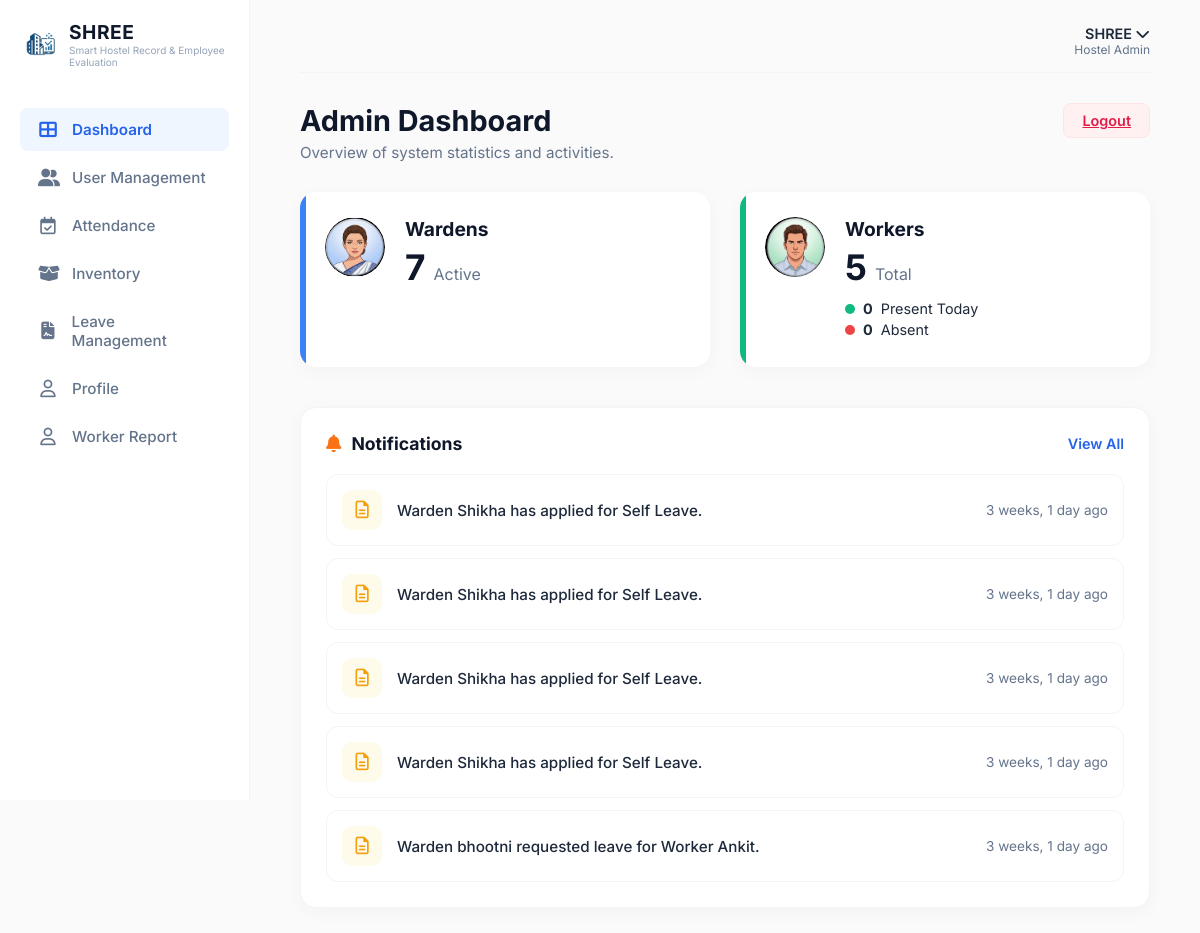
/Shree-admin/dashboard/ (signed in), run on an earlier commit of the app's database.
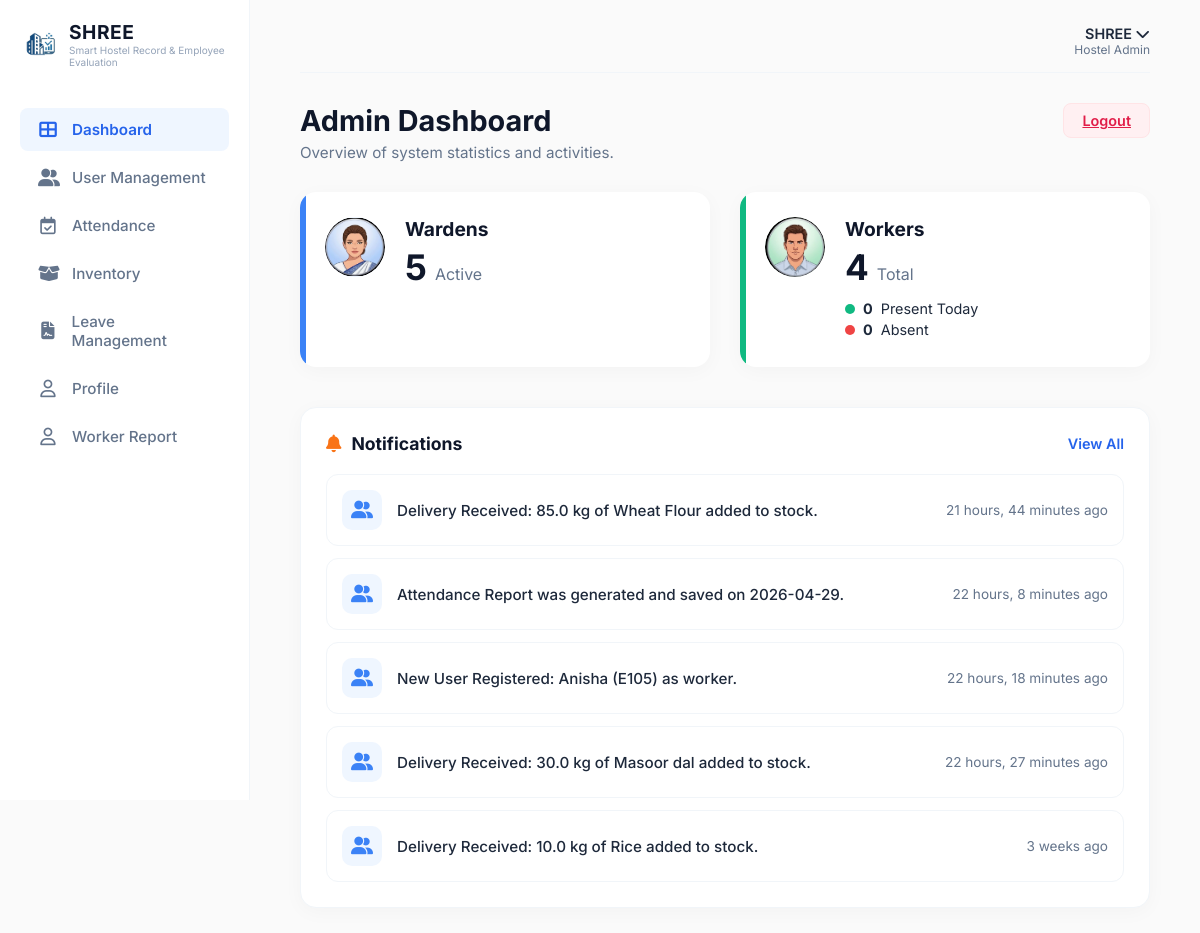
And on a later commit of the database.
### accounts/models.py (models this page shows, shortened)
class Notification(models.Model):
    TYPE_CHOICES = (
        ('alert', 'Alert / Absent'),
        ('leave', 'Leave Status'),
        ('user', 'New User Registration'),
        ('finance', 'Salary / Finance'),
    )
    recipient = models.ForeignKey(User, on_delete=models.CASCADE, related_name='notifications', null=True, blank=True)
    message = models.CharField(max_length=255)
    noti_type = models.CharField(max_length=20, choices=TYPE_CHOICES, default='user')
    created_at = models.DateTimeField(auto_now_add=True)
    is_read = models.BooleanField(default=False)

### Shree1/views.py (the view)
# urls.py: path('Shree-admin/dashboard/', views.admin_dashboard, name='admin_dashboard'),
@login_required
@never_cache
def admin_dashboard(request):
    warden_count = UniversityID.objects.filter(role__iexact='warden').count()
    worker_count = UniversityID.objects.filter(role__iexact='worker').count()
    today = timezone.now().date()
    present_workers = Attendance.objects.filter(date=today, status__iexact='Present').count()
    absent_workers = Attendance.objects.filter(date=today, status__iexact='Absent').count()
    recent_notifications = Notification.objects.filter(
        recipient=request.user
    ).order_by('-created_at')[:5]
    context = {
        'admin_name': request.user.username if request.user.is_authenticated else 'Admin',
        'warden_count': warden_count,
        'worker_count': worker_count,
        'present_workers': present_workers,
        'absent_workers': absent_workers,
        'recent_notifications': recent_notifications,
    }
    return render(request, 'Shree1/dashboardAdmin.html', context)

### templates/Shree1/dashboardAdmin.html (shortened to what the changed rows need)
{% load static %}
<!doctype html>
<html lang="en">
  <head>
    <link
      rel="stylesheet"
      href="{% static 'Shree1/css/dashboardAdmin.css' %}"
    />
    <link
      rel="stylesheet"
      href="https://cdnjs.cloudflare.com/ajax/libs/font-awesome/6.4.0/css/all.min.css"
    />
  </head>
  <body>
    <div class="container">
      <aside class="sidebar">
        <div class="logo-section">
          <div>
            <h2 class="logo-name">SHREE</h2>
          </div>
        </div>
      </aside>
      <main class="main-content">
        <div class="dashboard-header-row">
          <div class="intro-text">
            <h1>Admin Dashboard</h1>
          </div>
        </div>
        <div class="main-stats-grid">
          <div class="big-stat-card border-blue">
            <div class="card-content">
              <div class="stat-details">
                <div class="count-row">
                  <h2>{{ warden_count|default:"0" }}</h2>
                  <span>Active</span>
                </div>
              </div>
            </div>
          </div>
          <div class="big-stat-card border-green">
            <div class="card-content">
              <div class="stat-details">
                <div class="count-row">
                  <h2>{{ worker_count|default:"0" }}</h2>
                  <span>Total</span>
                </div>
              </div>
            </div>
          </div>
        </div>
        <div class="notifications-panel">
          <div class="notification-list">
            {% for note in recent_notifications %}
            <div class="noti-item">
              {% if note.noti_type == 'alert' %}
              <div class="noti-icon bg-red-light text-red">
                <i class="fa-solid fa-briefcase"></i>
              </div>
              {% elif note.noti_type == 'leave' %}
              <div class="noti-icon bg-yellow-light text-yellow">
                <i class="fa-regular fa-file-lines"></i>
              </div>
              {% elif note.noti_type == 'finance' %}
              <div class="noti-icon bg-green-light text-green">
                <i class="fa-solid fa-indian-rupee-sign"></i>
              </div>
              {% else %}
              <div class="noti-icon bg-blue-light text-blue">
                <i class="fa-solid fa-user-group"></i>
              </div>
              {% endif %}
              <p class="noti-text">{{ note.message }}</p>
              <span class="noti-time">{{ note.created_at|timesince }} ago</span>
            </div>
            {% endfor %}
          </div>
        </div>
      </main>
    </div>
  </body>
</html>

What changed in the data, as far as the page shows it:
no longer on this page (row unchanged): Notification: noti_type "leave" (drawn), message "Warden Shikha has applied for Self Leave.", created_at "3 weeks, 1 day"
no longer on this page (row unchanged): Notification: noti_type "leave" (drawn), message "Warden Shikha has applied for Self Leave.", created_at "3 weeks, 1 day"
no longer on this page (row unchanged): Notification: noti_type "leave" (drawn), message "Warden Shikha has applied for Self Leave.", created_at "3 weeks, 1 day"
no longer on this page (row unchanged): Notification: noti_type "leave" (drawn), message "Warden Shikha has applied for Self Leave.", created_at "3 weeks, 1 day"
no longer on this page (row unchanged): Notification: noti_type "leave" (drawn), message "Warden bhootni requested leave for Worker Ankit.", created_at "3 weeks, 1 day"
added Notification: noti_type "inventory" (drawn), message "Delivery Received: 85.0 kg of Wheat Flour added to stock.", created_at "21 hours, 44 minutes"
added Notification: noti_type "report" (drawn), message "Attendance Report was generated and saved on 2026-04-29.", created_at "22 hours, 8 minutes"
added Notification: noti_type "user" (drawn), message "New User Registered: Anisha (E105) as worker.", created_at "22 hours, 18 minutes"
added Notification: noti_type "inventory" (drawn), message "Delivery Received: 30.0 kg of Masoor dal added to stock.", created_at "22 hours, 27 minutes"
added Notification: noti_type "inventory" (drawn), message "Delivery Received: 10.0 kg of Rice added to stock.", created_at "3 weeks"
Also different on the page:
{{ warden_count|default:"0" }}: "7" → "5"
{{ worker_count|default:"0" }}: "5" → "4"
